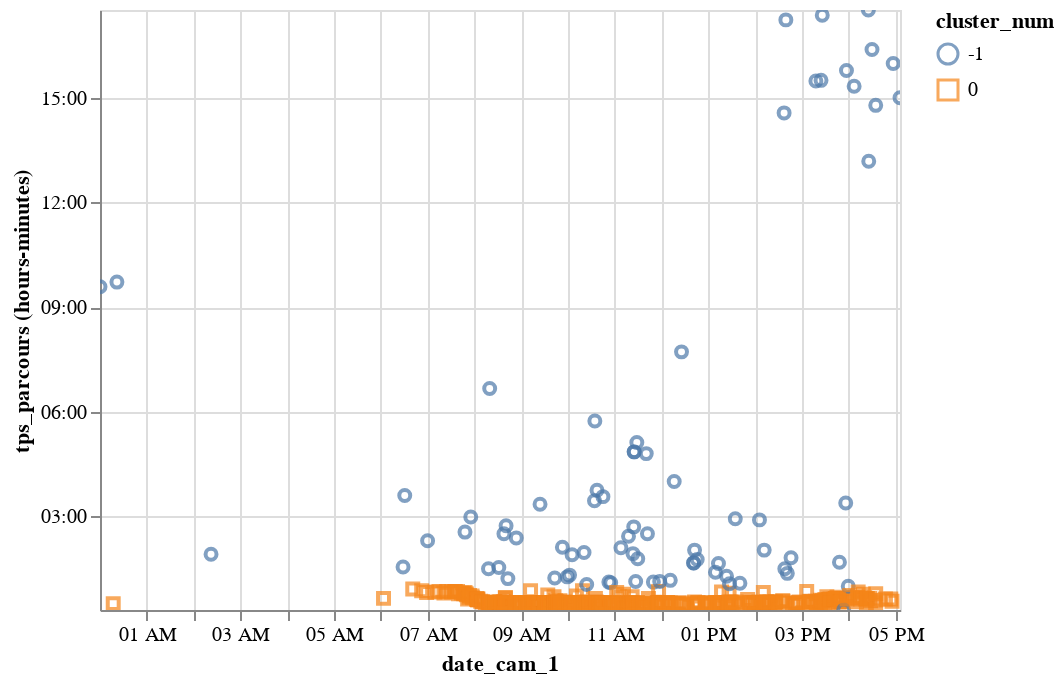

This figure's notebook cell:
### Markdown cell above
TESTS

### Code cell
a660_n10=dico_od.loc[dico_od['o_d']=='A660-N10'].copy()
a660_n10=a660_n10[a660_n10.apply(lambda x : x['date_cam_1'].to_period('D')==pd.Period('2019-01-28',freq='D'), axis=1)].reset_index().drop('index', axis=1)

donnees_src=a660_n10.loc[:,['date_cam_1','tps_parcours']].copy() #isoler les données necessaires
temps_int=((pd.to_datetime('2018-01-01')+donnees_src['tps_parcours'])-pd.Timestamp("1970-01-01")) // pd.Timedelta('1s')
donnnes = temps_int.values
matrice=donnnes.reshape(-1, 1)
clustering=DBSCAN(eps=180, min_samples=10).fit(matrice)
labels = clustering.labels_
n_clusters_ = len(set(labels)) - (1 if -1 in labels else 0)
results = pd.DataFrame(pd.DataFrame([donnees_src.index,labels]).T)
results.columns = ['index_base', 'cluster_num']
results = pd.merge(results,a660_n10, left_on='index_base', right_index=True )

results.tps_parcours=pd.to_datetime('2018-01-01')+results.tps_parcours
graph_tps_parcours = alt.Chart(results).mark_point().encode(
                            x='date_cam_1',
                            y='hoursminutes(tps_parcours)',
                            color='cluster_num:N',
                            shape='cluster_num:N',
                            tooltip='hoursminutes(tps_parcours)').interactive()
graph_tps_parcours

### Figure 1 — Vega-Lite specification as saved in the notebook (floating-point values rounded to 4 significant figures; data arrays with more than 128 entries replaced by an {"elided": "..."} marker saying what was removed)
{"$schema": "https://vega.github.io/schema/vega-lite/v2.6.0.json", "config": {"view": {"height": 300, "width": 400}}, "data": {"name": "data-67a311ee1c4ac58ee2983937049b7d4a"}, "datasets": {"data-67a311ee1c4ac58ee2983937049b7d4a": {"elided": "423 records"}}, "encoding": {"color": {"field": "cluster_num", "type": "nominal"}, "shape": {"field": "cluster_num", "type": "nominal"}, "tooltip": {"field": "tps_parcours", "timeUnit": "hoursminutes", "type": "temporal"}, "x": {"field": "date_cam_1", "type": "temporal"}, "y": {"field": "tps_parcours", "timeUnit": "hoursminutes", "type": "temporal"}}, "mark": "point", "selection": {"selector025": {"bind": "scales", "encodings": ["x", "y"], "mark": {"fill": "#333", "fillOpacity": 0.125, "stroke": "white"}, "on": "[mousedown, window:mouseup] > window:mousemove!", "resolve": "global", "translate": "[mousedown, window:mouseup] > window:mousemove!", "type": "interval", "zoom": "wheel!"}}}
